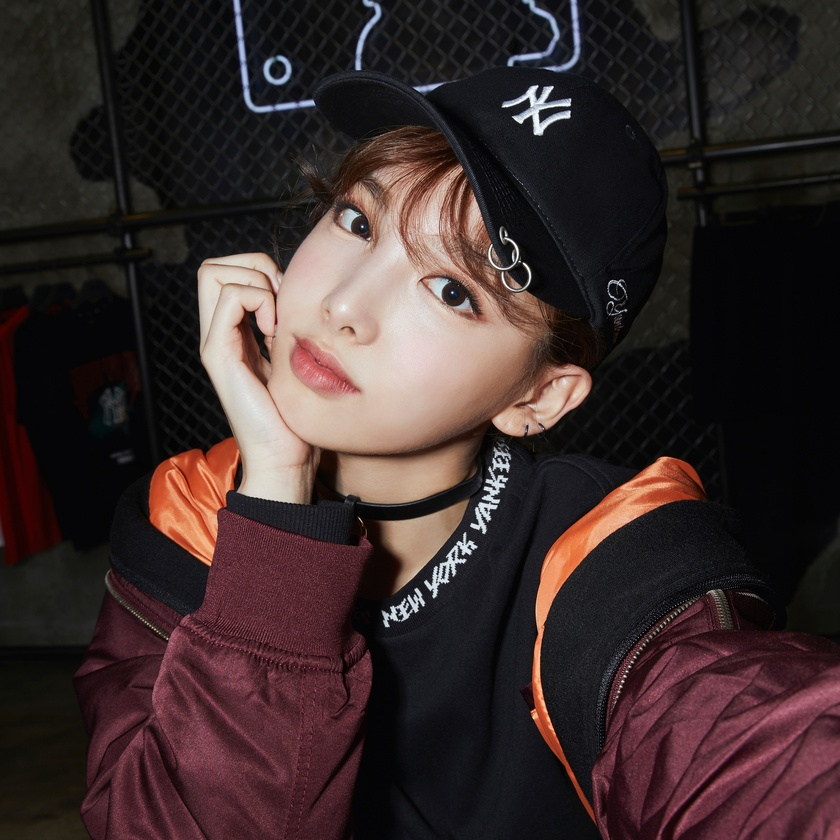
#> input picture orig/nayeon.jpg, 840 x 840 px, shrunk from 2480 x 2480 before the run; its folder holds 2 pictures in this run
$ python 'chapter7_test2(graph).py'
#> lines starting #> are read from the running program, lines starting #| are printed output that depends on the picture
'''
圖片處理(例如: 將圖片變成黑白)
'''
'''
from PIL import Image #PIL全名叫做Pillow
image_file = Image.open("nayeon.jpg") # open colour image ，補充:這個function一定有return才有辦法存到image_file。
image_file = image_file.convert('L') # convert image to black
image_file.save('nayeon1.jpg')
'''


'''
將多個圖片都轉成黑白
'''
from PIL import Image
import os
for file in os.listdir('orig'): #若打'.'則是現在檔案位置的層級，而這行for loop會把檔案名字一個一個取出來。
	if file.endswith('.jpg'): #endswith()是字串功能，功能是: 檢查結尾是.jpg的字串。
		image_file = Image.open('orig/' + file) #不能只打file，因為這py檔路徑的問題，會出錯讀不到此檔案，因為不會讀到orig的。
#> image_file is the input picture: PIL image 840x840 RGB; mean R, G, B 58.3, 43.8, 43.2
		image_file = image_file.convert('L')
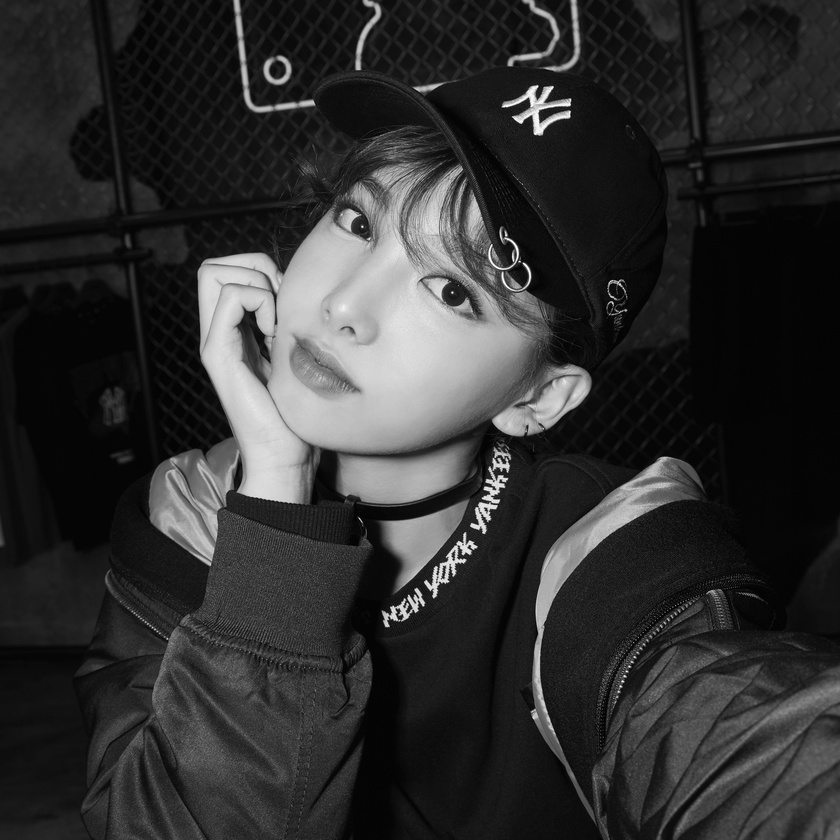
#> image_file: PIL image 840x840 L; min 0, max 255, mean 48
		image_file.save(os.path.join('result', file[:-4] + '_grey.png')) #注意，fille[:-4]的結束值不包含，所以倒數第四個不會包含到。另外，此是實用的檔案結尾替換的寫法。
#> pass 2 of the loop `for file in os.listdir('orig'): #若打'.'則是現在檔案位置的層級，而這行for loop會把檔案名字一個一..`:
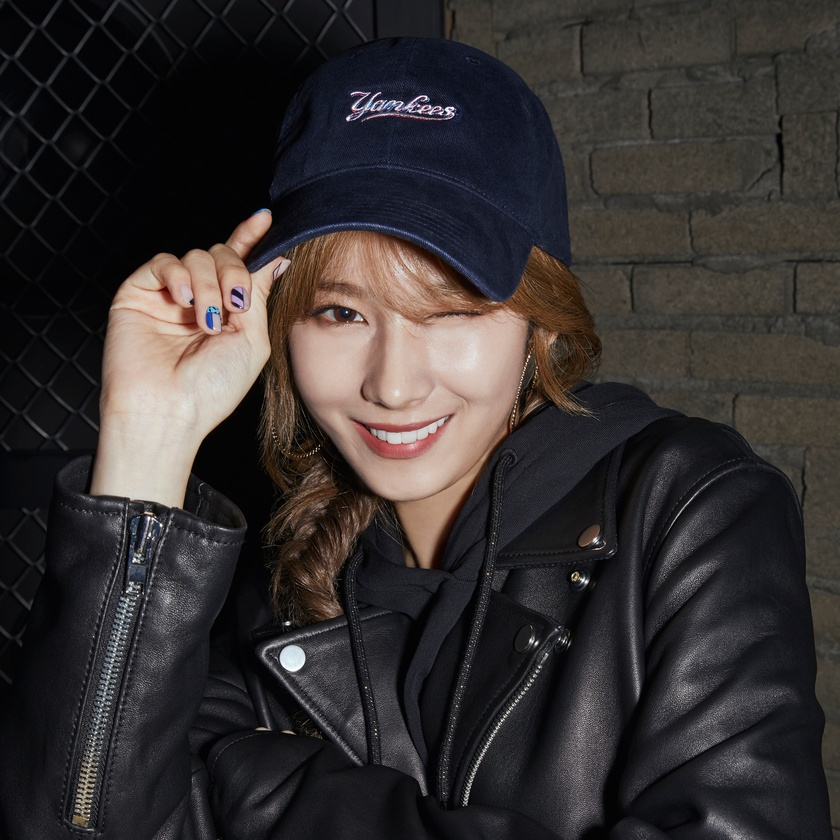
#> input picture orig/sana.jpg, 840 x 840 px, shrunk from 2480 x 2480 before the run
#> image_file is the input picture: PIL image 840x840 RGB; mean R, G, B 53.9, 49.1, 48.6
#> `image_file = image_file.convert('L')`:
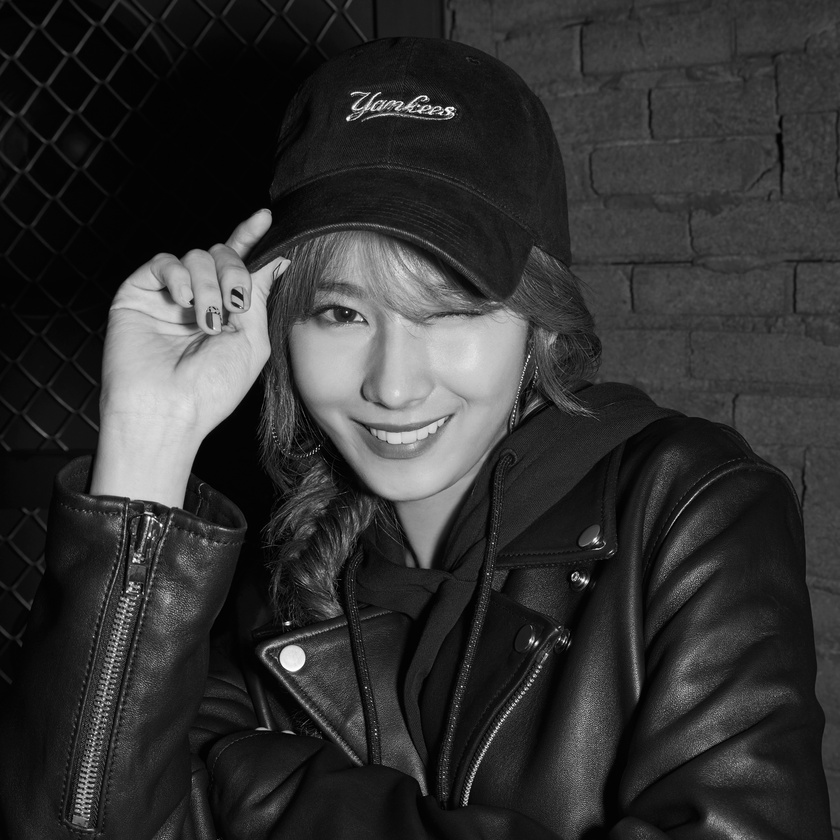
#> image_file: PIL image 840x840 L; min 0, max 255, mean 50.5

#補充: 上述19行在做手動合併檔案路徑，但也可以靠模組，打 os.path.join('orig', file) 去合併。 就像是第21行一樣。
